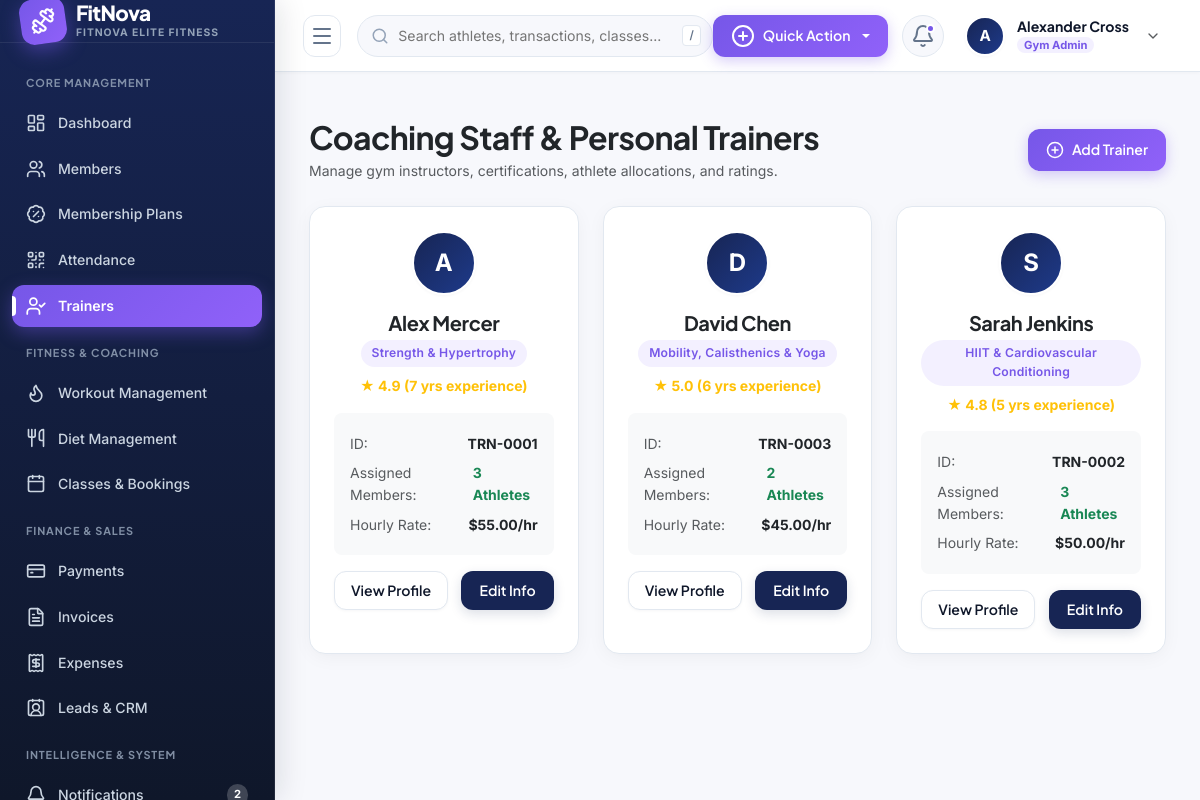
Screenshot of /trainers/ (signed in) with the database file from the repository.
### apps/accounts/models.py (models this page shows, shortened)
class GymOrganization(models.Model):
    name = models.CharField(max_length=200)
    slug = models.SlugField(max_length=220, unique=True)
    logo = models.ImageField(upload_to='organizations/logos/', null=True, blank=True)
    email = models.EmailField()
    phone = models.CharField(max_length=20)
    website = models.URLField(blank=True, default='')
    tax_id = models.CharField(max_length=50, blank=True, default='', verbose_name='Tax/GST ID')
    currency = models.CharField(max_length=10, default='$')
    is_active = models.BooleanField(default=True)
    created_at = models.DateTimeField(auto_now_add=True)
    updated_at = models.DateTimeField(auto_now=True)
    class Meta:
        verbose_name = 'Gym Organization'
        verbose_name_plural = 'Gym Organizations'
        ordering = ['name']

class User(AbstractUser):
    class Role(models.TextChoices):
        SUPER_ADMIN = 'SUPER_ADMIN', _('Super Admin')
        GYM_ADMIN = 'GYM_ADMIN', _('Gym Admin')
        STAFF = 'STAFF', _('Receptionist / Staff')
        TRAINER = 'TRAINER', _('Trainer')
        MEMBER = 'MEMBER', _('Gym Member')
    class Gender(models.TextChoices):
        MALE = 'MALE', _('Male')
        FEMALE = 'FEMALE', _('Female')
        OTHER = 'OTHER', _('Other')
    role = models.CharField(
        max_length=20,
        choices=Role.choices,
        default=Role.MEMBER,
        db_index=True
    )
    organization = models.ForeignKey(
        GymOrganization,
        on_delete=models.CASCADE,
        null=True,
        blank=True,
        related_name='users'
    )
    branch = models.ForeignKey(
        GymBranch,
        on_delete=models.SET_NULL,
        null=True,
        blank=True,
        related_name='branch_users'
    )
    phone = models.CharField(max_length=20, blank=True, default='')
    profile_picture = models.ImageField(upload_to='profiles/', null=True, blank=True)
    gender = models.CharField(max_length=10, choices=Gender.choices, default=Gender.MALE)
    date_of_birth = models.DateField(null=True, blank=True)
    address = models.TextField(blank=True, default='')
    is_verified = models.BooleanField(default=True)
    class Meta:
        ordering = ['-date_joined']
        indexes = [
            models.Index(fields=['organization', 'role']),
            models.Index(fields=['email']),
        ]
    @property
    def is_super_admin(self):
        return self.role == self.Role.SUPER_ADMIN or self.is_superuser
    @property
    def is_member(self):
        return self.role == self.Role.MEMBER

### apps/trainers/models.py (models this page shows, shortened)
class Trainer(models.Model):
    class Status(models.TextChoices):
        ACTIVE = 'ACTIVE', 'Active'
        ON_LEAVE = 'ON_LEAVE', 'On Leave'
        INACTIVE = 'INACTIVE', 'Inactive'
    user = models.OneToOneField(
        settings.AUTH_USER_MODEL,
        on_delete=models.CASCADE,
        related_name='trainer_profile'
    )
    organization = models.ForeignKey(
        GymOrganization,
        on_delete=models.CASCADE,
        related_name='trainers'
    )
    branch = models.ForeignKey(
        GymBranch,
        on_delete=models.SET_NULL,
        null=True,
        blank=True,
        related_name='trainers'
    )
    employee_id = models.CharField(max_length=50, unique=True)
    specialization = models.CharField(max_length=200, default='General Fitness')
    bio = models.TextField(blank=True, default='')
    experience_years = models.PositiveIntegerField(default=1)
    certifications = models.TextField(blank=True, default='')
    hourly_rate = models.DecimalField(max_digits=10, decimal_places=2, default=0.00)
    rating = models.DecimalField(max_digits=3, decimal_places=1, default=5.0)
    status = models.CharField(max_length=20, choices=Status.choices, default=Status.ACTIVE)
    joined_date = models.DateField(auto_now_add=True)
    class Meta:
        ordering = ['user__first_name', 'user__last_name']
        verbose_name = 'Trainer'
        verbose_name_plural = 'Trainers'
    @property
    def full_name(self):
        return self.user.get_full_name() or self.user.username
    @property
    def assigned_members_count(self):
        return self.assigned_members.filter(status='ACTIVE').count()

### apps/trainers/views.py (the view, shortened to what this page needs)
# urls.py: path('', views.trainer_list, name='trainer_list'),
@login_required
@staff_or_admin
def trainer_list(request):
    trainers = TrainerService.get_scoped_trainers(request.user)
    search_query = request.GET.get('search', '').strip()
    status_filter = request.GET.get('status', '').strip()
    if status_filter:
        trainers = trainers.filter(status=status_filter)
    paginator = Paginator(trainers, 10)
    page_number = request.GET.get('page')
    page_obj = paginator.get_page(page_number)
    return render(request, 'trainers/trainer_list.html', {
        'page_obj': page_obj,
        'search_query': search_query,
        'status_filter': status_filter,
        'total_trainers': trainers.count()
    })

### apps/accounts/context_processors.py (called while the page is built)
def global_fitnova_context(request):
    if not request.user.is_authenticated:
        return {}
    unread_count = 0
    recent_notifications = []
    try:
        notifications_qs = request.user.notifications.all()
        unread_count = notifications_qs.filter(is_read=False).count()
        recent_notifications = notifications_qs[:5]
    except Exception:
        pass
    return {
        'unread_notifications_count': unread_count,
        'recent_notifications': recent_notifications,
        'current_org': getattr(request.user, 'organization', None),
        'current_branch': getattr(request.user, 'branch', None),
    }

### apps/accounts/permissions.py (called while the page is built)
def role_required(*allowed_roles):
    def decorator(view_func):
        @wraps(view_func)
        def _wrapped_view(request, *args, **kwargs):
            if not request.user.is_authenticated:
                return redirect('accounts:login')
            if request.user.is_superuser or request.user.role in allowed_roles:
                return view_func(request, *args, **kwargs)
            messages.error(request, "You do not have permission to access that section.")
            return redirect('dashboard:index')
        return _wrapped_view
    return decorator

### apps/trainers/services.py (called while the page is built)
    @staticmethod
    def get_scoped_trainers(user):
        if user.is_super_admin:
            return Trainer.objects.select_related('user', 'branch', 'organization').all()
        return Trainer.objects.select_related('user', 'branch', 'organization').filter(organization=user.organization)

### templates/trainers/trainer_list.html (shortened to what this page needs)
{% extends 'base.html' %}
{% block content %}
<div class="row g-4 mb-4">
  <div class="col-12 d-flex flex-wrap align-items-center justify-content-between gap-3">
    <div>
      <h2 class="fw-bold text-dark mb-1">Coaching Staff & Personal Trainers</h2>
      <p class="text-muted small mb-0">Manage gym instructors, certifications, athlete allocations, and ratings.</p>
    </div>
    <div>
      <a href="{% url 'trainers:trainer_create' %}" class="btn btn-fn-accent">
        <i data-lucide="plus-circle" style="width: 18px;"></i>
        <span>Add Trainer</span>
      </a>
    </div>
  </div>
  {% for t in page_obj %}
  <div class="col-lg-4 col-md-6">
    <div class="fn-card h-100 text-center p-4">
      <div class="fn-avatar mx-auto mb-3" style="width: 64px; height: 64px; font-size: 1.5rem;">
        {% if t.user.profile_picture %}
        <img src="{{ t.user.profile_picture.url }}" alt="{{ t.full_name }}">
        {% else %}
        {{ t.user.first_name|default:t.user.username|make_list|first|upper }}
        {% endif %}
      </div>
      <h5 class="fw-bold text-dark mb-1">{{ t.full_name }}</h5>
      <div class="fn-badge fn-badge-accent mb-2">{{ t.specialization }}</div>
      <div class="text-warning small fw-bold mb-3">★ {{ t.rating }} ({{ t.experience_years }} yrs experience)</div>
      <div class="p-3 bg-light rounded-3 text-start small mb-3">
        <div class="d-flex justify-content-between py-1">
          <span class="text-muted">ID:</span>
          <span class="fw-bold text-dark">{{ t.employee_id }}</span>
        </div>
        <div class="d-flex justify-content-between py-1">
          <span class="text-muted">Assigned Members:</span>
          <span class="fw-bold text-success">{{ t.assigned_members_count }} Athletes</span>
        </div>
        <div class="d-flex justify-content-between py-1">
          <span class="text-muted">Hourly Rate:</span>
          <span class="fw-bold text-dark">{{ t.organization.currency }}{{ t.hourly_rate }}/hr</span>
        </div>
      </div>
      <div class="d-flex justify-content-between align-items-center mt-auto">
        <a href="{% url 'trainers:trainer_detail' t.id %}" class="btn btn-sm btn-fn-outline">View Profile</a>
        <a href="{% url 'trainers:trainer_edit' t.id %}" class="btn btn-sm btn-fn-primary">Edit Info</a>
      </div>
    </div>
  </div>
  {% endfor %}
</div>
{% endblock %}

### templates/base.html (shortened to what this page needs)
{% load static %}
<!DOCTYPE html>
<html lang="en">
<head>
  <link href="https://cdn.jsdelivr.net/npm/bootstrap@5.3.3/dist/css/bootstrap.min.css" rel="stylesheet">
  <link rel="stylesheet" href="{% static 'css/fitnova.css' %}">
</head>
<body>
<div class="fn-app-wrapper">
  <aside class="fn-sidebar">
    <a href="{% url 'dashboard:index' %}" class="fn-sidebar-brand">
      <div class="fn-brand-logo-icon">
        <i data-lucide="dumbbell"></i>
      </div>
      <div class="fn-brand-text">
        <span class="fn-brand-title">FitNova</span>
        <span class="fn-brand-badge">{{ current_org.name|default:"GYM SAAS" }}</span>
      </div>
    </a>
    <div class="fn-sidebar-nav">
      <div class="fn-nav-header-title">Core Management</div>
      <a href="{% url 'dashboard:index' %}" class="fn-nav-link {% if request.resolver_match.app_name == 'dashboard' and request.resolver_match.url_name == 'index' %}active{% endif %}">
        <i data-lucide="layout-dashboard"></i>
        <span class="fn-nav-text">Dashboard</span>
      </a>
      {% if not user.is_member %}
      <a href="{% url 'members:member_list' %}" class="fn-nav-link {% if request.resolver_match.app_name == 'members' %}active{% endif %}">
        <i data-lucide="users"></i>
        <span class="fn-nav-text">Members</span>
      </a>
      {% endif %}
      {% if not user.is_member %}
      <a href="{% url 'memberships:plan_list' %}" class="fn-nav-link {% if request.resolver_match.app_name == 'memberships' %}active{% endif %}">
        <i data-lucide="badge-percent"></i>
        <span class="fn-nav-text">Membership Plans</span>
      </a>
      {% endif %}
      <a href="{% url 'attendance:attendance_list' %}" class="fn-nav-link {% if request.resolver_match.app_name == 'attendance' %}active{% endif %}">
        <i data-lucide="qr-code"></i>
        <span class="fn-nav-text">Attendance</span>
      </a>
      {% if not user.is_member %}
      <a href="{% url 'trainers:trainer_list' %}" class="fn-nav-link {% if request.resolver_match.app_name == 'trainers' %}active{% endif %}">
        <i data-lucide="user-check"></i>
        <span class="fn-nav-text">Trainers</span>
      </a>
      {% endif %}
      <div class="fn-nav-header-title">Fitness & Coaching</div>
      <a href="{% url 'fitness:workout_list' %}" class="fn-nav-link {% if request.resolver_match.app_name == 'fitness' and 'workout' in request.path %}active{% endif %}">
        <i data-lucide="flame"></i>
        <span class="fn-nav-text">Workout Management</span>
      </a>
      <a href="{% url 'fitness:diet_list' %}" class="fn-nav-link {% if request.resolver_match.app_name == 'fitness' and 'diet' in request.path %}active{% endif %}">
        <i data-lucide="utensils"></i>
        <span class="fn-nav-text">Diet Management</span>
      </a>
      <a href="{% url 'classes:class_list' %}" class="fn-nav-link {% if request.resolver_match.app_name == 'classes' %}active{% endif %}">
        <i data-lucide="calendar"></i>
        <span class="fn-nav-text">Classes & Bookings</span>
      </a>
      {% if not user.is_member %}
      <div class="fn-nav-header-title">Finance & Sales</div>
      <a href="{% url 'payments:payment_list' %}" class="fn-nav-link {% if request.resolver_match.app_name == 'payments' and request.resolver_match.url_name == 'payment_list' %}active{% endif %}">
        <i data-lucide="credit-card"></i>
        <span class="fn-nav-text">Payments</span>
      </a>
      <a href="{% url 'payments:invoice_list' %}" class="fn-nav-link {% if request.resolver_match.app_name == 'payments' and 'invoice' in request.path %}active{% endif %}">
        <i data-lucide="file-text"></i>
        <span class="fn-nav-text">Invoices</span>
      </a>
      <a href="{% url 'payments:expense_list' %}" class="fn-nav-link {% if request.resolver_match.app_name == 'payments' and 'expense' in request.path %}active{% endif %}">
        <i data-lucide="receipt"></i>
        <span class="fn-nav-text">Expenses</span>
      </a>
      <a href="{% url 'crm:lead_list' %}" class="fn-nav-link {% if request.resolver_match.app_name == 'crm' %}active{% endif %}">
        <i data-lucide="contact-round"></i>
        <span class="fn-nav-text">Leads & CRM</span>
      </a>
      {% endif %}
      <div class="fn-nav-header-title">Intelligence & System</div>
      <a href="{% url 'notifications:list' %}" class="fn-nav-link {% if request.resolver_match.app_name == 'notifications' %}active{% endif %}">
        <i data-lucide="bell"></i>
        <span class="fn-nav-text">Notifications</span>
        {% if unread_notifications_count > 0 %}
        <span class="fn-nav-badge">{{ unread_notifications_count }}</span>
        {% endif %}
      </a>
    </div>
  </aside>
  <main class="fn-main-content">
    <header class="fn-topbar">
      <div class="fn-topbar-left">
        <button type="button" class="fn-sidebar-toggle-btn" id="fnSidebarToggle" title="Toggle Navigation">
          <i data-lucide="menu"></i>
        </button>
        <form action="{% url 'dashboard:search' %}" method="GET" class="fn-global-search">
          <input type="text" name="q" id="fnGlobalSearchInput" placeholder="Search athletes, transactions, classes..." value="{{ request.GET.q }}">
          <span class="fn-search-badge">/</span>
        </form>
      </div>
      <div class="fn-topbar-right">
        {% if not user.is_member %}
        <div class="dropdown">
          <button class="btn-fn-accent dropdown-toggle" type="button" data-bs-toggle="dropdown" aria-expanded="false">
            <i data-lucide="plus-circle"></i>
            <span>Quick Action</span>
          </button>
        </div>
        {% endif %}
        <div class="dropdown">
          <a href="#" class="fn-icon-btn {% if unread_notifications_count > 0 %}has-unread{% endif %}" data-bs-toggle="dropdown" aria-expanded="false" title="Notification Center">
            <i data-lucide="bell"></i>
            {% if unread_notifications_count > 0 %}
            <span class="fn-badge-dot"></span>
            {% endif %}
          </a>
        </div>
        <div class="dropdown">
          <div class="fn-user-dropdown" data-bs-toggle="dropdown" aria-expanded="false">
            <div class="fn-avatar">
              {% if user.profile_picture %}
              <img src="{{ user.profile_picture.url }}" alt="{{ user.first_name }}">
              {% else %}
              {{ user.first_name|default:user.username|make_list|first|upper }}
              {% endif %}
            </div>
            <div class="fn-user-meta d-none d-md-flex">
              <span class="fn-user-name">{{ user.get_full_name|default:user.username }}</span>
              <span class="fn-user-role-badge">{{ user.get_role_display }}</span>
            </div>
            <i data-lucide="chevron-down" class="text-muted ms-1" style="width: 16px;"></i>
          </div>
        </div>
      </div>
    </header>
    <div class="container-fluid px-4 pt-3">
    </div>
    <div class="fn-page-container fn-animate-in">
      {% block content %}{% endblock %}
    </div>
  </main>
</div>
</body>
</html>

### rows the page displays
GymOrganization: name "FITNOVA ELITE FITNESS"
User: first_name|make_list "A", get_full_name "Alexander Cross", role "Gym Admin"
Trainer: user.first_name|make_list "A", full_name "Alex Mercer", specialization "Strength & Hypertrophy", rating "4.9", experience_years "7", employee_id "TRN-0001", assigned_members_count "3", organization.currency "$", hourly_rate "55.00"
Trainer: user.first_name|make_list "D", full_name "David Chen", specialization "Mobility, Calisthenics & Yoga", rating "5.0", experience_years "6", employee_id "TRN-0003", assigned_members_count "2", organization.currency "$", hourly_rate "45.00"
Trainer: user.first_name|make_list "S", full_name "Sarah Jenkins", specialization "HIIT & Cardiovascular Conditioning", rating "4.8", experience_years "5", employee_id "TRN-0002", assigned_members_count "3", organization.currency "$", hourly_rate "50.00"

### other values shown
{{ unread_notifications_count }} "2"
